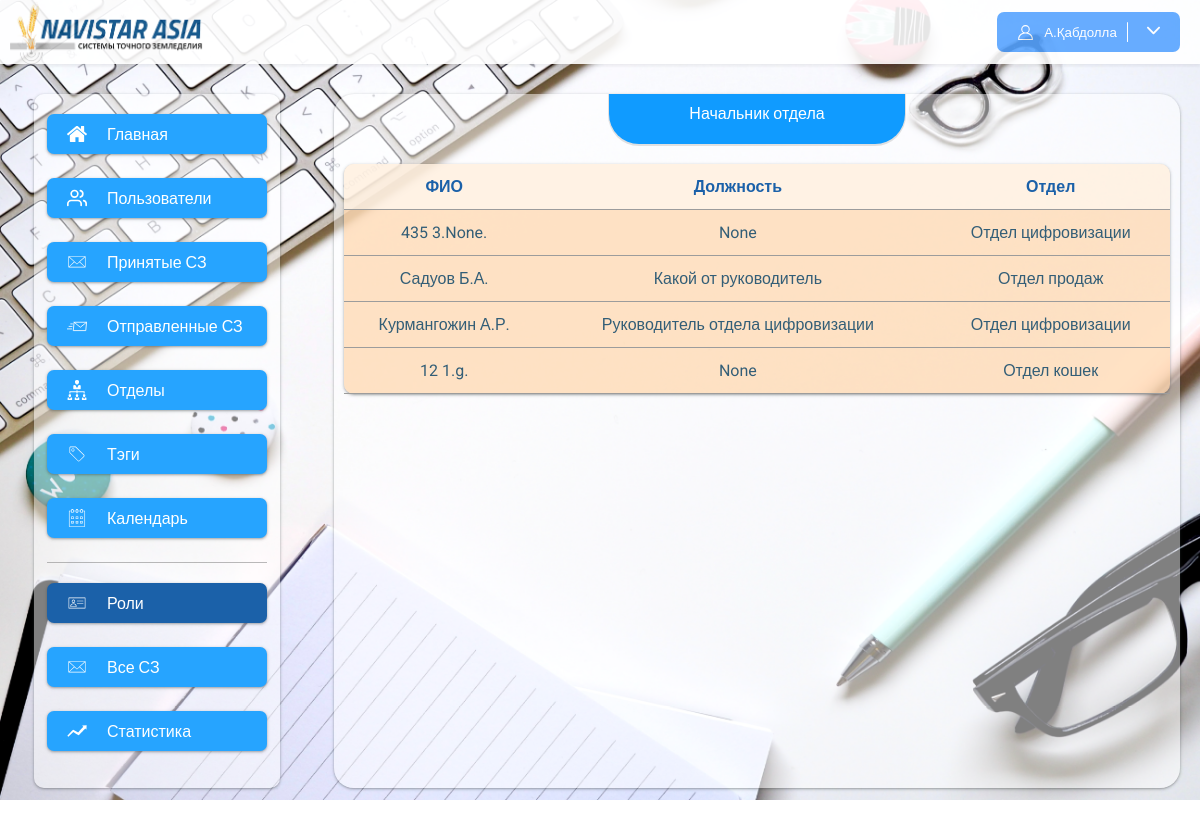
Page /roles/1 (signed in) on the committed database.
### app/models.py (models this page shows, shortened)
class Role(models.Model):
    name = models.CharField(max_length=120)
    code = models.CharField(max_length=120, null=True, blank=True)
    class Meta:
        verbose_name = "Роль"
        verbose_name_plural = "Роли"

class Profile(models.Model):
    picture = models.FileField(upload_to="users_avatar", null=True, blank=True)
    position = models.CharField(max_length=300, null=True, blank=True)
    user = models.OneToOneField(User, on_delete=models.CASCADE, related_name="profile")
    patronymic = models.CharField(max_length=120, null=True, blank=True)
    signature = models.FileField(upload_to='user_signatures', null=True, blank=True)
    is_admin = models.BooleanField(default=False)
    role = models.ForeignKey(Role, on_delete=models.PROTECT, null=True, blank=True, related_name="users")
    department = models.ForeignKey(Department, on_delete=models.PROTECT, null=True, blank=True, related_name="profiles")
    mobile = models.CharField(max_length=100, null=True, blank=True)
    birth_date = models.DateField(null=True, blank=True)
    blocked = models.BooleanField(default=False)
    class Meta:
        verbose_name = "Профиль"
        verbose_name_plural = "Профили"

class Department(models.Model):
    picture = models.FileField(upload_to='department_pictures', null=True, blank=True)
    name = models.CharField(max_length=200)
    archive = models.BooleanField(default=False)
    def __str__(self):
        return self.name
    class Meta:
        verbose_name = "Отдел"
        verbose_name_plural = "Отделы"

### app/views.py (the view)
# urls.py: path("roles/<int:pk>", role_detail, name="role_detail"),
@login_required()
def role_detail(request, pk):
    role = Role.objects.get(pk=pk)
    return render(request, "role_detail.html", {"role": role})

### app/context_processors.py (called while the page is built)
def unReadNotes(request):
    if request.user.is_anonymous:
        return {}
    user = request.user
    unReadCount = NoteUsers.objects.filter(user=user).filter(note__user_index__gte=F('index')).order_by('-pk').filter(is_read=False).count()
    return {
        "unReadCount": unReadCount
    }

### app/templates/role_detail.html (shortened to what this page needs)
{% extends 'base.html' %}
{% block content %}
<div class="content">
    <div class="content_title">
        {{ role.name }}
    </div>
    <table class="my_table">
        <tr>
            <th class="my_th">ФИО</th>
            <th class="my_th">Должность</th>
            <th class="my_th">Отдел</th>
        </tr>
        {% for i in role.users.all %}
        <tr>
            <td class="my_td">{{ i.user.last_name }} {{ i.user.first_name|slice:"1" }}.{{ i.patronymic|slice:"1" }}.</td>
            <td class="my_td">{{ i.position }}</td>
            <td class="my_td">{{ i.department }}</td>
        </tr>
        {% endfor %}
    </table>
</div>
{% endblock %}

### app/templates/base.html (shortened to what this page needs)
{% load static %}
<!DOCTYPE html>
<html>
<head>
    <link rel="stylesheet" href="{% static 'css/style.css' %}">
</head>
<body>
<div class="wrapper">
    <div class="header">
        <img src="{% static 'img/navistar.png' %}" height="100%">
        <button class="profile_button">
            {% if request.user.is_authenticated %}
            <img src="{% static 'img/profile.svg' %}" alt="" width="17px" height="17px">
				<span>
					{{ request.user.first_name|slice:"1" }}.{{ request.user.last_name }}
				</span>
            <span style="cursor: pointer" onclick="show_menu()">
                <img src="{% static 'img/arrow.svg' %}" alt="" width="13px" height="13px">
            </span>
            {% else %}
            <span>Войти</span>
            {% endif %}
        </button>
    </div>
    <div class="main">
        {% include 'include/sidebar_menu.html' %}
        {% block content %}
        {% endblock %}
    </div>
</div>
<img class="background" src="{% static 'img/15.jpg' %}">
</body>
</html>

### app/static/css/style.css (style rules this page uses)
body { padding:0px; margin:0px; overflow-x:hidden; font-family: 'Roboto', sans-serif; }
.wrapper { width:100%; position: absolute; }
.background { height: 100vh; position: fixed; z-index: -1; width:100%; }
.header { box-shadow: 0px 2px 3px rgba(57, 57, 57, 0.09); height: 64px; background-color: #fff; opacity: .9; display: flex; justify-content: space-between; align-items: center; }
.header img { margin-left: 10px; }
.profile_button { background-color: #58A5FF; border-width: 0px; padding: 10px; color:white; border-radius: 7px; display: flex; margin-right:20px; align-items: center; }
.profile_button img { margin-right:10px; }
.main { display: flex; flex-direction: row; }
.content { flex-grow: 1; padding: 10px; padding-bottom:30px; min-height: 500px; margin:30px 20px; background: rgba(255, 255, 255, 0.5); box-shadow: 0px 4px 4px rgba(204, 204, 204, 0.25); box-shadow: 0 1px 2px 0 rgb(60 64 67 / 30%), 0 1px 3px 1px rgb(60 64 67 / 15%); border-radius: 20px; }
.content_title { padding: 10px 80px; border-bottom-right-radius: 30px; border-bottom-left-radius: 30px; font-family: 'Montserrat', sans-serif; color: #ffffff; width: fit-content; margin: auto; display: block; box-shadow: 0px 1px 0px 1px #78787836; background: #348cfb; background:#77a7ff; background:#109bff; height: 30px; margin-top: -10px; }
.my_table { border-spacing: 0px; width: 100%; background: #ffd3a5a6; max-width: 1200px; margin: auto; margin-top: 20px; box-shadow: 0 1px 2px 0 rgb(60 64 67 / 30%), 0 1px 3px 1px rgb(60 64 67 / 15%); border-radius: 10px; }
.my_td, .my_th { color: #335e77; text-align: center; padding: 13px 10px; border-bottom: 1px solid #9c9c9c; }
.my_th:first-child { border-top-left-radius:10px; }
.my_th:last-child { border-top-right-radius:10px; }
.my_th { background:blanchedalmond; color: #1b61a9; background: #ffffff8c; }

### rows in the picture
Role: name "Начальник отдела"
Profile: user.last_name "435", user.first_name "3", patronymic "None", position "None", department "Отдел цифровизации"
Profile: user.last_name "Садуов", user.first_name "Б", patronymic "А", position "Какой от руководитель", department "Отдел продаж"
Profile: user.last_name "Курмангожин", user.first_name "А", patronymic "Р", position "Руководитель отдела цифровизации", department "Отдел цифровизации"
Profile: user.last_name "12", user.first_name "1", patronymic "g", position "None", department "Отдел кошек"

### other values in the picture
{{ request.user.first_name|slice:"1" }} "А"
{{ request.user.last_name }} "Қабдолла"
